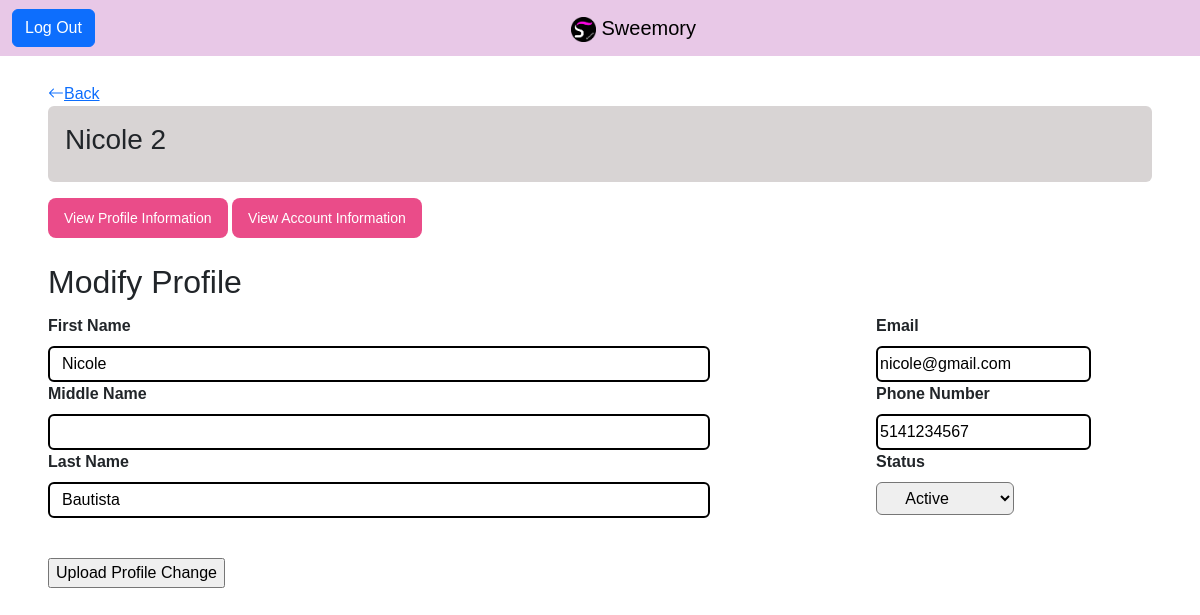
/ITspecialist/edit/2 (signed in), run on the app's committed database.
### tables this page shows
CREATE TABLE `profile` (
  `user_id` int(11) NOT NULL,
  `first_name` varchar(50) NOT NULL,
  `middle_name` varchar(50) NOT NULL,
  `last_name` varchar(50) NOT NULL,
  `email` varchar(80) NOT NULL,
  `phone_number` varchar(10) NOT NULL,
  `status` varchar(8) NOT NULL
);

CREATE TABLE `user` (
  `user_id` int(11) NOT NULL,
  `user_type` varchar(12) NOT NULL,
  `username` varchar(50) NOT NULL,
  `password_hash` varchar(72) NOT NULL
);

### app/core/Controller.php (called while the page is built, shortened)
<?php
class Controller
{
    function view($name, $data = [])
    {
        include('app/views/' . $name . '.php');
    }
}

### app/core/App.php (called while the page is built, shortened)
<?php
class App
{
    public function __construct()
    {
        $request = $this->parseUrl($_GET['url'] ?? '');
        $method = 'index';
        if (file_exists('app/controllers/' . $request[0] . '.php'))
        {
            unset($request[0]);
        }
        $controller = new $controller;
        if (isset($request[1]) && method_exists($controller, $request[1]))
        {
            $method = $request[1];
            unset($request[1]);
        }
        $params = array_values($request);
        call_user_func_array([$controller, $method], $params);
    }
    function parseUrl($url)
    {
        return explode('/', trim($url, '/'));
    }
}

### index.php (called while the page is built, shortened)
<?php
new app\core\App;

### app/models/User.php (called while the page is built, shortened)
<?php
class User extends \app\core\Model
{
	public function getUserInfo($user_id)
	{
		$SQL = "SELECT p.status, u.user_id, u.user_type,  u.username, p.first_name, p.middle_name, p.last_name, p.email, p.phone_number
			FROM user u
			LEFT JOIN profile p ON u.user_id = p.user_id
			WHERE u.user_id=:user_id";
		$STH = self::$connection->prepare($SQL);
		$data = [
			'user_id'=>$user_id
		];
		$STH->execute($data);
		$STH->setFetchMode(\PDO::FETCH_CLASS, 'app\\models\\User');
		return $STH->fetch();
	}
}

### app/views/ITspecialist/editProfile.php (the view)
<form method="post" action="" class="form1" style="" >
  <h2>Modify Profile</h2>
  <dl class="dl-viewUserDetails" style="">
    <div class="" style="flex:  70%; " >
      <dt class="dt-label"> <?= _('First Name')?> </dt>
      <input class="dd-left" type="" name="first_name" value="<?= $data->first_name ?>">
      <dt class="dt-label"><?=_('Middle Name')?></dt>
      <input class="dd-left" type="" name="middle_name" value="<?= $data->middle_name ?>">
      <dt class="dt-label"><?=_('Last Name')?></dt>
      <input class="dd-left" type="" name="last_name" value="<?= $data->last_name ?>">
    </div>
    <div class="" style="flex: 20%;" >
      <dt class="dt-label"><?=_('Email')?></dt>
      <input class="dd-right" type="" name="email" value="<?= $data->email ?>">
      <dt class="dt-label"><?=_('Phone Number')?></dt>
      <input class="dd-right" type="" name="phone_number" value="<?= $data->phone_number ?>">
      <dt class="dt-label"><?=_('Status')?></dt>
      <select name="status" id="status" class="dropdownUserType">
        <?php
          if($data->status == "active"){
            echo "
              <option selected value='active' name='active'>" . _('Active') . "</option>
              <option value='inactive' name='inactive'>" . _('Inactive') .  "</option>
            ";
          }else{
            echo "
              <option  value='active' name='active'>" . _('Active') . "</option>
              <option selected value='inactive' name='inactive'>" . _('Inactive') . "</option>
            ";
          }
        ?>
      </select>
    </div>
  </dl> <input class="" type="submit" name="editProfile" value="Upload Profile Change">
</form>

### app/views/ITspecialist/edit.php (shortened to what this page needs)
<div class="userDetails">
    <div class="col-4">
        <a href="/ITspecialist/userDetails/<?=$data->user_id?>" id="backLink"><i class="bi bi-arrow-left"></i><?= _('Back') ?></a>
    </div>
    <div class="alert" style="background-color: rgb(216,212,212);">
      <h3><?= $data->username ?> <?= $data->user_id ?></h3>
    </div>
    <div>
      <button id="toggle-to-account" class="btn-edit" style="" >View Profile Information</button>
      <button id="toggle-to-profile" class="btn-edit" style="">View Account Information</button>
    </div>
    <dl class="dl-viewUserDetails" style="">
    <div class="" style="flex: 70%; " >
      <div id="profile">
        <?php $this->view('ITspecialist/editProfile', $data); ?>
      </div>
    </div>
  </dl>
</div>

### css/main.css (style rules this page uses)
body { background-color: #FFFFFF; font-family: 'Ubuntu', sans-serif; position: relative; top: 50px; }

### css/login.css (style rules this page uses)
form.form1 { padding-top: 20px; }

### css/IT.css (style rules this page uses)
.dropdownUserType { width: 50%; padding: .375rem 2.25rem .375rem .75rem; text-align: center; font-size: 1rem; font-weight: 400; margin-bottom: 27px; border-radius: .375rem; }
.userDetails { padding-left: 3rem; padding-right: 3rem; padding-top: 2rem; }
.dl-viewUserDetails { display: flex; padding-top: 5px; }
.dt-label { margin-bottom: .5rem; }
.dd-left { display: block; width: 80%; height: 36px; padding: .375rem .75rem; font-size: 1rem; font-weight: 400; line-height: 1.5; background-color: #ffff; background-clip: padding-box; appearance: none; border: 2px solid black; border-radius: .375rem; }
.dd-right { height: 36px; font-size: 1rem; font-weight: 400; line-height: 1.5; background-color: #ffff; background-clip: padding-box; appearance: none; border: 2px solid black; border-radius: .375rem; }

### css/buttons.css (style rules this page uses)
.btn-edit { background-color: #EA4C89; border-radius: 8px; border-style: none; box-sizing: border-box; color: #FFFFFF; cursor: pointer; display: inline-block; font-size: 14px; font-weight: 500; height: 40px; line-height: 20px; list-style: none; margin: 0; outline: none; padding: 10px 16px; position: relative; text-align: center; text-decoration: none; transition: color 100ms; vertical-align: baseline; user-select: none; -webkit-user-select: none; touch-action: manipulation; }

### data on the page
profile: user_id.username "Nicole", user_id.user_id "2", first_name "Nicole", last_name "Bautista", email "nicole@gmail.com", phone_number "5141234567", status "Active"

### other printed values
_('Back') "Back"
_('First Name') "First Name"
_('Middle Name') "Middle Name"
_('Last Name') "Last Name"
_('Email') "Email"
_('Phone Number') "Phone Number"
_('Status') "Status"
